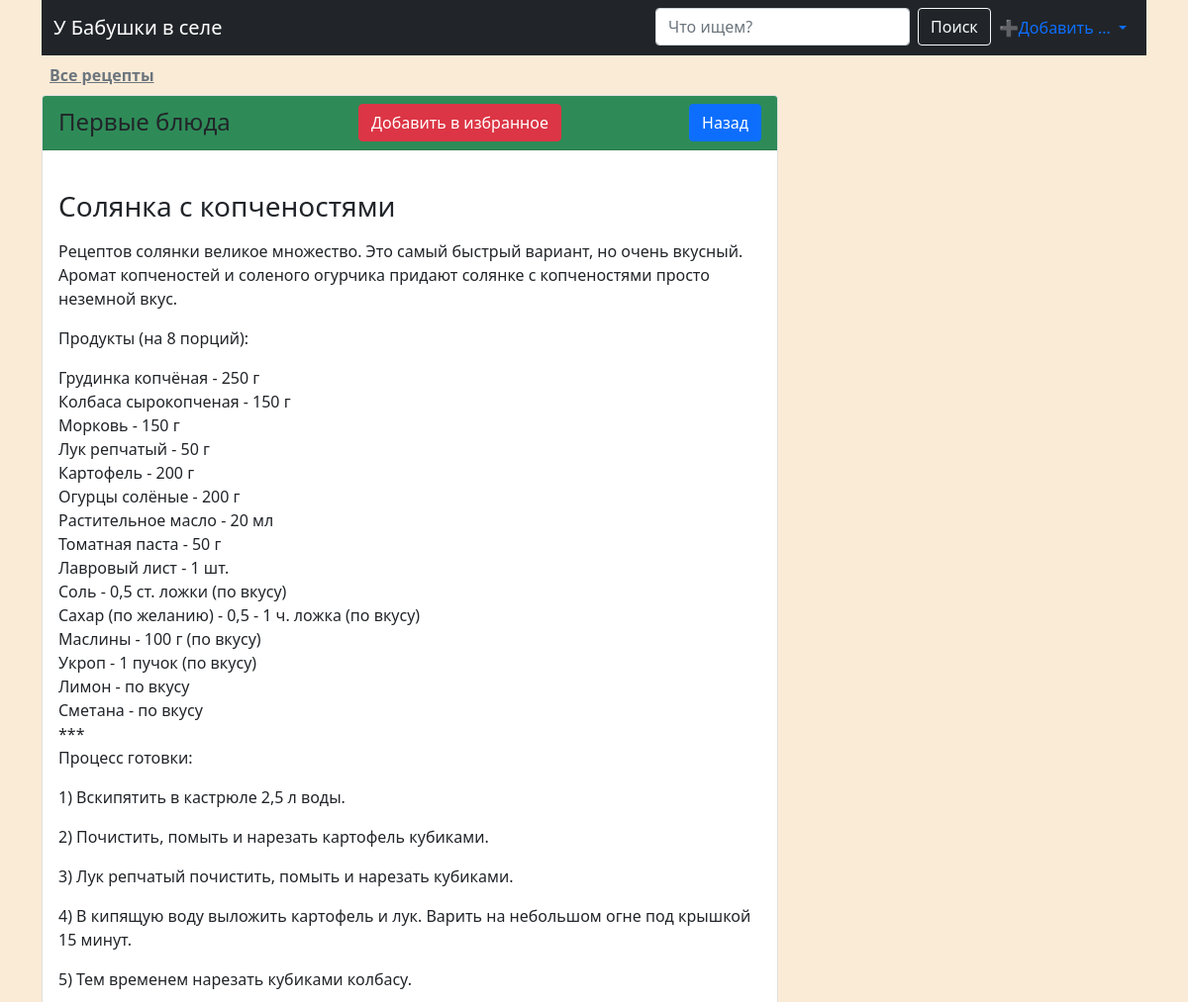
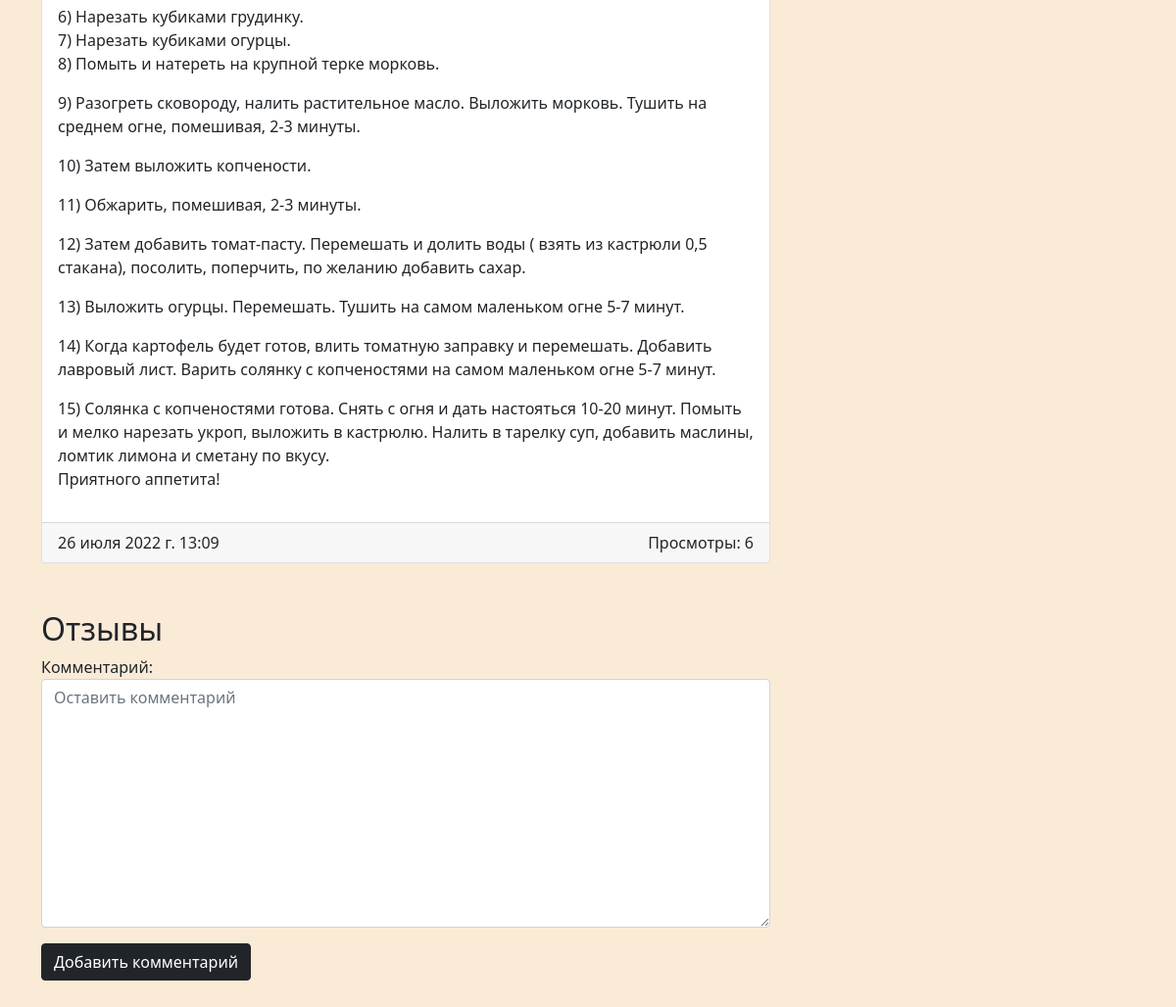
The page /recipe/4/ (signed in) on the database its author committed (2 pictures, top to bottom).
### blog/models.py (models this page shows, shortened)
class Recipe(models.Model):
    title = models.CharField(max_length=150, verbose_name='Название рецепта')
    content = models.TextField(blank=True, verbose_name='Описание')
    username = models.ForeignKey(User, on_delete=models.CASCADE, null=True, blank=True, verbose_name='Имя пользователя')
    created_on = models.DateTimeField(auto_now_add=True, verbose_name='Дата создания')
    updated_on = models.DateTimeField(auto_now=True, verbose_name='Дата обновления')
    photo = models.ImageField(upload_to='photos/', blank=True, null=True, verbose_name='Изображение')
    is_published = models.BooleanField(default=True, verbose_name='Опубликовать')
    category = models.ForeignKey(Category, on_delete=models.CASCADE, verbose_name='Категория')
    watches = models.IntegerField(default=0, verbose_name='Просмотры')
    slug = models.SlugField(unique=True, null=True)
    time_to_cook = models.IntegerField(default=0)
    class Meta:
        verbose_name = 'Рецепт'
        verbose_name_plural = 'Рецепты'

class Category(models.Model):
    title = models.CharField(max_length=150, verbose_name='Название категории')
    slug = models.SlugField(unique=True, null=True)
    def __str__(self):
        return self.title
    class Meta:
        verbose_name = 'Категория'
        verbose_name_plural = 'Категории'

### blog/views.py (the view)
# urls.py: path('recipe/<int:pk>/', RecipeDetail.as_view(), name='recipe_detail'),
class RecipeDetail(DetailView):
    model = Recipe
    template_name = 'blog/recipe_detail.html'
    def get_queryset(self):
        return Recipe.objects.filter(pk=self.kwargs['pk'], is_published=True)
    def get_context_data(self, **kwargs):
        context = super().get_context_data()
        recipe = Recipe.objects.get(pk=self.kwargs['pk'])
        recipe.watches += 1
        recipe.save()
        context['title'] = f'Рецепт: {recipe.title}'
        if self.request.user.is_authenticated:
            context['comment_form'] = CommentForm()
        context['comments'] = Comment.objects.filter(recipe_id=self.kwargs['pk'])
        return context

### blog/forms.py
class CommentForm(forms.ModelForm):
    class Meta:
        model = Comment
        fields = ['content']
        widgets = {
            'content': forms.Textarea(attrs={
                'placeholder': 'Оставить комментарий',
                'class': 'form-control'
            }),
        }

### blog/templatetags/blog_tags.py (called while the page is built)
@register.simple_tag()
def get_favorite_recipes(user):
    fav = FavoriteRecipe.objects.filter(user=user)
    recipes = [i.recipe for i in fav]
    return recipes

### blog/templates/blog/recipe_detail.html (shortened to what this page needs)
{% extends 'base.html' %}
{% load blog_tags %}
{% load static %}
{% block main %}
<nav class="nav d-flex justify-content-between">
    <a href="{% url 'index' %}" class="p-2 link-{% if 'страница' in title %}dark{% else %}secondary{% endif %}"><strong>Все
        рецепты</strong></a>
</nav>
<div class="d-flex justify-content-between" style="margin-bottom: 50px">
    <link rel="stylesheet" href="{% static 'blog/css/index.css' %}" class="rel">
    <div class="col-8">
        <div class="card">
            <div class="card-header d-flex justify-content-between">
                <div>
                    <font size="5" style="font-variant:inherit">{{ recipe.category }}</font>
                </div>
                <div>
                    {% if request.user.is_authenticated %}
                    {% get_favorite_recipes request.user as fav_recipes %}
                        {% if recipe in fav_recipes %}
                            <a class="btn btn-danger" href="{% url 'save_or_delete' recipe.pk %}">
                                Удалить из избранного
                            </a>
                        {% else %}
                            <a class="btn btn-danger" href="{% url 'save_or_delete' recipe.pk %}">
                                Добавить в избранное
                            </a>
                        {% endif %}
                    {% else %}
                        <a href="{% url 'login' %}"></a>
                    {% endif %}
                </div>
                <div>
                    <a class="btn btn-primary" href="{% url 'index' %}">Назад</a>
                </div>
            </div>
            <div class="card-body">
                <h3 class="card-title">{{ recipe.title }}</h3>
                <p class="card-text" style="font-weight:bold">{{ recipe.content|linebreaks }}</p>
            </div>
            <div class="card-footer d-flex justify-content-between">
                <div>
                    {{ recipe.created_on }}
                </div>
                <div>
                    Просмотры: {{ recipe.watches }}
                </div>
            </div>
        </div>
        <div class="reviews mt-5">
            <h2>Отзывы</h2>
        </div>
        {% if request.user.is_authenticated %}
        {% include 'blog/components/_comment_form.html' %}
        {% endif %}
    </div>
    <div class="col-4">
    </div>
</div>
{% endblock %}

### blog/static/blog/css/index.css (style rules this page uses)
body { background-color: AntiqueWhite; }
.card-header { background-color: SeaGreen; }

### rows shown on the page
Recipe: category "Первые блюда", title "Солянка с копченостями", content "Рецептов солянки великое множество. Это самый быстрый вариант, но очень вкусный. Аромат копченостей и соленого огурчика придают солянке с копченостями просто неземной вкус. Продукты (на 8 порций): Грудинка копчёная - 250 г Колбаса сырокопченая - 150 г Морковь - 150 г Лук репчатый - 50 г Картофель - 200 г Огурцы солёные - 200 г Растительное масло - 20 мл Томатная паста - 50 г Лавровый лист - 1 шт. Соль - 0,5 ст. ложки (по вкусу) Сахар (по желанию) - 0,5 - 1 ч. ложка (по вкусу) Маслины - 100 г (по вкусу) Укроп - 1 пучок (по вкусу) Лимон - по вкусу Сметана - по вкусу *** Процесс готовки: 1) Вскипятить в кастрюле 2,5 л воды. 2) Почистить, помыть и нарезать картофель кубиками. 3) Лук репчатый…", created_on "26 июля 2022 г. 13:09", watches "6"
